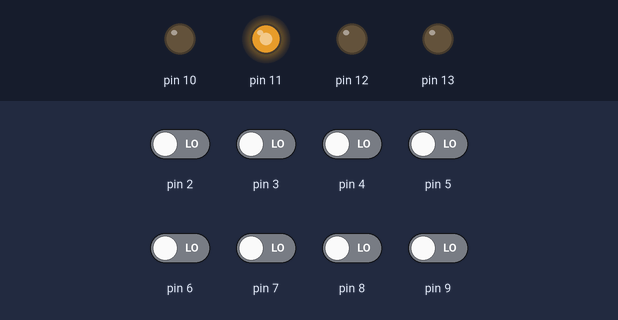
The sketch below on a simulated Arduino Uno, built with avr-gcc and run on an emulated ATmega328P. Shown: output pins drawn as LEDs (lit = HIGH). The inputs (shaded band) are chosen by the test bench; at power-on: pin 2–9 LOW.

Above: at 6.2 s.
6.3 s: pin 3 driven HIGH
At 6.6 s:
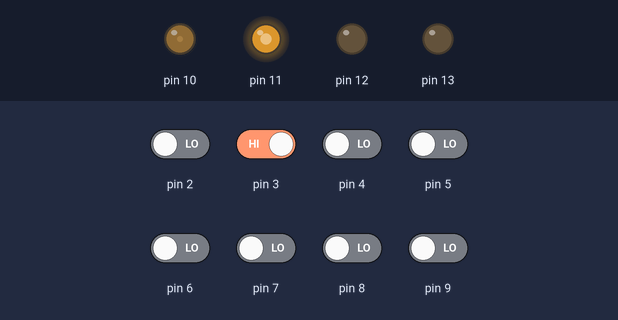
7.8 s: pin 5 driven HIGH
At 8.9 s:
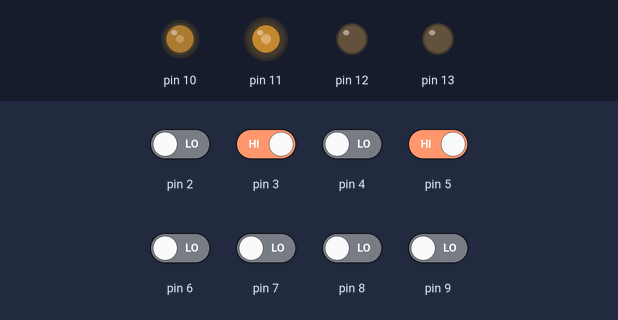
9.3 s: pin 2 driven HIGH
At 10.1 s:
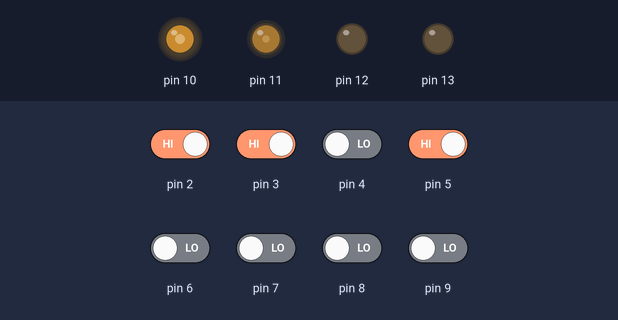
10.8 s: pin 9 driven HIGH
At 11.2 s:
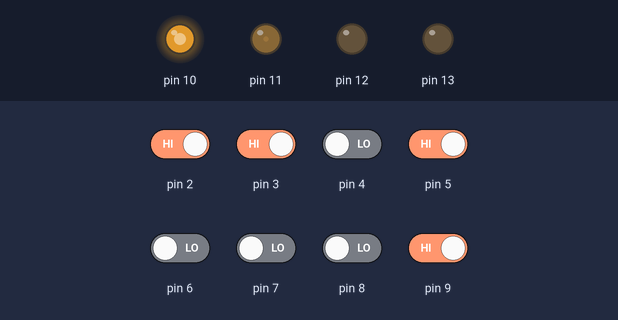
12.3 s: pin 6 driven HIGH
At 13.5 s:
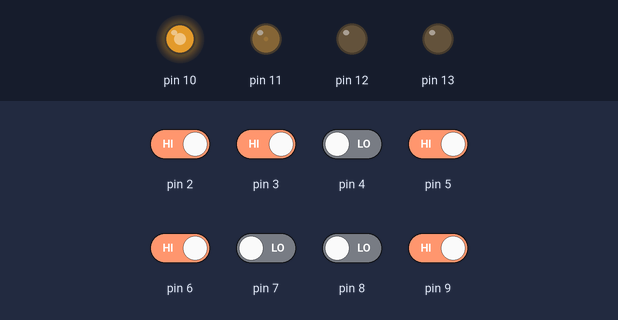
13.8 s: pin 8 driven HIGH
At 14.7 s:
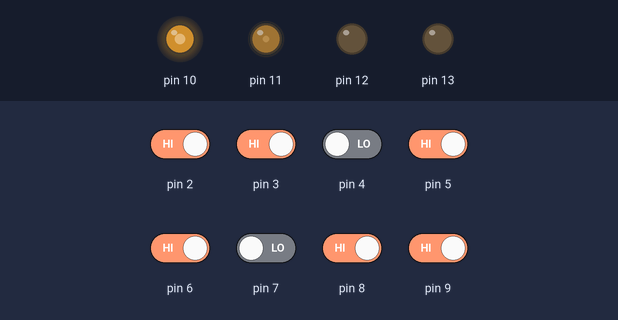
Timing chart, 0 to 16.3 s (numbered marks = the images above; inputs shaded):
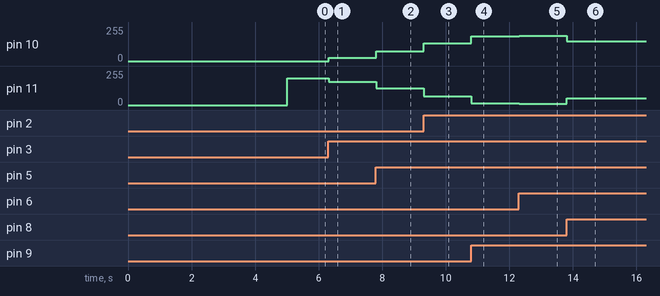

The sketch:

gara.ino
```cpp
//#define DEBUG
#include "QTRSensors.h"

int TRACKING_WHITE = 1;
#define NUM_SENSORS 8 // number of sensors used

class Pid {
  double setPoint;

  double kp;
  double kd;
  double ki;

  double integrator;
  double derivator;

  double inMin;
  double inMax;
  double outMin;
  double outMax;

  double clamp(double value, double min, double max){
    if (value > max)
      return max;
    if (value < min)
      return min;
    return value;
  }

  float mapDouble(double x, double in_min, double in_max, double out_min, double out_max){
    return (x - in_min) * (out_max - out_min) / (in_max - in_min) + out_min;
  }

  public:
  Pid(): setPoint(0),
         kp(0), ki(0), kd(0),
         integrator(0), derivator(0),
         inMin(0), inMax(0), outMin(0), outMax(0)  { };

  void setConstants(double p, double i,double d){
    kp = p;
    ki = i;
    kd = d;
  };

  void setBounds(double imin, double imax,double omin, double omax){
    inMin = imin;
    inMax = imax;
    outMin = omin;
    outMax = omax;
  };

  void setSetPoint(double val){
    setPoint = val;
  };

  double compute(double v){
    double val = mapDouble(clamp(v, inMin, inMax), inMin, inMax, -1.0, 1.0);
    double sp = mapDouble(clamp(setPoint, inMin, inMax), inMin, inMax, -1.0, 1.0);
    double error = sp - val;
#ifdef DEBUG
    Serial.print(" err: ");
    Serial.print(error);
#endif
    double pVal = kp * error;
#ifdef DEBUG
    Serial.print(" pv: ");
    Serial.print(pVal);
#endif
    double dVal = kd * (error - derivator);
#ifdef DEBUG
    Serial.print(" dv: ");
    Serial.print(dVal);
#endif
    double intor = clamp((integrator + error), -1.0, 1.0);
    double iVal = integrator * ki;
#ifdef DEBUG
    Serial.print(" iv: ");
    Serial.print(iVal);
#endif
    double pid = mapDouble(clamp((pVal + iVal + dVal), -1.0, 1.0), -1.0, 1.0, outMin, outMax);
    integrator = intor;
    derivator = error;
#ifdef DEBUG
    Serial.print(" p: ");
    Serial.print(pid);
#endif
    return pid;
  };
};

class Motor {
  int PwmPinMotorA;
  int PwmPinMotorB;
  int DirectionPinMotorA;
  int DirectionPinMotorB;

  public:
  Motor(): PwmPinMotorA(11),
           PwmPinMotorB(10),
           DirectionPinMotorA(13),
           DirectionPinMotorB(12) { };

  void setupPins(){
      // motor pins must be outputs
    pinMode(PwmPinMotorA, OUTPUT);
    pinMode(PwmPinMotorB, OUTPUT);
    pinMode(DirectionPinMotorA, OUTPUT);
    pinMode(DirectionPinMotorB, OUTPUT);
  }

  void setSpeeds(int a, int b){
    if ( a < 0 ){
      analogWrite(PwmPinMotorA, (a * -1));
      digitalWrite(DirectionPinMotorA, HIGH);
    }else{
      analogWrite(PwmPinMotorA, a);
      digitalWrite(DirectionPinMotorA, LOW);
    }

    if ( b < 0 ){
      analogWrite(PwmPinMotorB, (b * -1));
      digitalWrite(DirectionPinMotorB, HIGH);
    }else{
      analogWrite(PwmPinMotorB, b);
      digitalWrite(DirectionPinMotorB, LOW);
    }
  };
};

class Sensors{
  QTRSensorsRC* qtrrc;
  unsigned int sensorValues[NUM_SENSORS];

  int whiteTrashHold;
  int blackTrashHold;

  public:
  Sensors(QTRSensorsRC* q, int w, int b){
    qtrrc = q;
    whiteTrashHold = w;
    blackTrashHold = b;
  };

  void calibrate(){
    for (int i = 0; i < 200; i++){
      qtrrc->calibrate(QTR_EMITTERS_ON);
    }
  };

  int detectTrackColor(){
    unsigned int val[NUM_SENSORS];
    qtrrc->readCalibrated(val);
    int lowCount = 0;
    for(int i=0; i < NUM_SENSORS; i++)
      if (val[i] < whiteTrashHold )
        lowCount++;

    if (lowCount > 5 )
      return 0; //while line
    else
      return 1;
  };

  int readLine(){
    return qtrrc->readLine(sensorValues,QTR_EMITTERS_ON,detectTrackColor());
  };

};

Pid pid;
Motor motor;
QTRSensorsRC qtrrc((unsigned char[]) {9, 2, 3, 4, 5, 6, 7, 8}, NUM_SENSORS, 2500, QTR_NO_EMITTER_PIN);
Sensors sensors(&qtrrc, 300, 100);

void setup() {
#ifdef DEBUG
  Serial.begin(9600);
#endif

  pid.setConstants(1.75, 0, 0.7);
  pid.setBounds(0, 7000, -100, 100);
  pid.setSetPoint(3500);

  motor.setupPins();
  sensors.calibrate();
}

void loop() {
  unsigned int position = sensors.readLine();

#ifdef DEBUG
  Serial.print(" pos: ");
  Serial.print(position);
#endif

  double corr = pid.compute(position);
#ifdef DEBUG
  Serial.println(" ");
#endif

  motor.setSpeeds((100 + corr), (100 - corr));
  //motor.setSpeeds(75,75);

}

//https://github.com/pololu/qtr-sensors-arduino/blob/master/QTRSensors/examples/QTRRCExample/QTRRCExample.ino
```

Measured:
- after the input at 6.3 s, pin 10: 0/255 → 25/255 at once; pin 11: 200/255 → 175/255 at once
- after the input at 7.8 s, pin 10: 25/255 → 75/255 at once; pin 11: 175/255 → 125/255 at once
- after the input at 9.3 s, pin 10: 75/255 → 135/255 at once; pin 11: 125/255 → 64/255 at once
- after the input at 10.8 s, pin 10: 135/255 → 187/255 at once; pin 11: 64/255 → 12/255 at once
- after the input at 12.3 s, pin 10: 187/255 → 191/255 at once; pin 11: 12/255 → 8/255 at once
- after the input at 13.8 s, pin 10: 191/255 → 150/255 at once; pin 11: 8/255 → 50/255 at once
